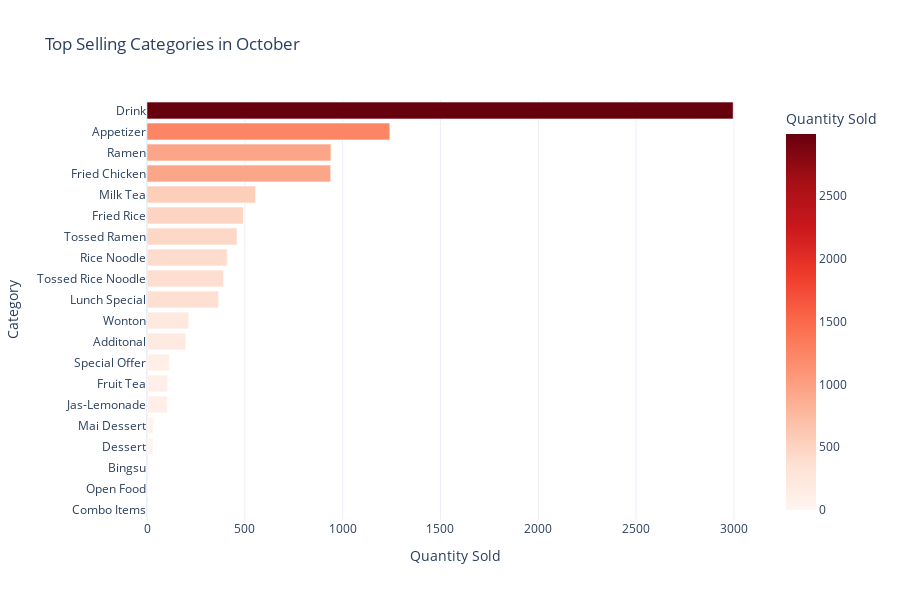

Here is the notebook cell this chart was saved with:
### Markdown cell above
# Plots

### Code cell
# === Top Selling Categories (by Count) ===
sales_sorted = octDF.sort_values('Count', ascending=False)

fig1 = px.bar(
    sales_sorted,
    x='Count',
    y='Category',
    orientation='h',
    title='Top Selling Categories in October',
    labels={'Count': 'Quantity Sold', 'Category': 'Category'},
    color='Count',
    color_continuous_scale='Reds'
)
fig1.update_layout(
    template='plotly_white',
    height=600,
    yaxis=dict(categoryorder='total ascending')
)
fig1.show()

### Figure 1 — Plotly figure (JSON) as saved in the notebook; plotly's stock layout.template omitted (floating-point values rounded to 4 significant figures)
{"data": [{"hovertemplate": "Quantity Sold=%{marker.color}<br>Category=%{y}<extra></extra>", "legendgroup": "", "marker": {"color": [2996, 1241, 940, 939, 555, 492, 460, 410, 391, 366, 213, 198, 115, 105, 104, 33, 31, 12, 2, 0], "coloraxis": "coloraxis", "pattern": {"shape": ""}}, "name": "", "orientation": "h", "showlegend": false, "textposition": "auto", "x": [2996, 1241, 940, 939, 555, 492, 460, 410, 391, 366, 213, 198, 115, 105, 104, 33, 31, 12, 2, 0], "xaxis": "x", "y": ["Drink", "Appetizer", "Ramen", "Fried Chicken", "Milk Tea", "Fried Rice", "Tossed Ramen", "Rice Noodle", "Tossed Rice Noodle", "Lunch Special", "Wonton", "Additonal", "Special Offer", "Fruit Tea", "Jas-Lemonade", "Mai Dessert", "Dessert", "Bingsu", "Open Food", "Combo Items"], "yaxis": "y", "type": "bar"}], "layout": {"xaxis": {"anchor": "y", "domain": [0.0, 1.0], "title": {"text": "Quantity Sold"}}, "yaxis": {"anchor": "x", "domain": [0.0, 1.0], "title": {"text": "Category"}, "categoryorder": "total ascending"}, "coloraxis": {"colorbar": {"title": {"text": "Quantity Sold"}}, "colorscale": [[0.0, "rgb(255,245,240)"], [0.125, "rgb(254,224,210)"], [0.25, "rgb(252,187,161)"], [0.375, "rgb(252,146,114)"], [0.5, "rgb(251,106,74)"], [0.625, "rgb(239,59,44)"], [0.75, "rgb(203,24,29)"], [0.875, "rgb(165,15,21)"], [1.0, "rgb(103,0,13)"]]}, "legend": {"tracegroupgap": 0}, "title": {"text": "Top Selling Categories in October"}, "barmode": "relative", "height": 600}}
